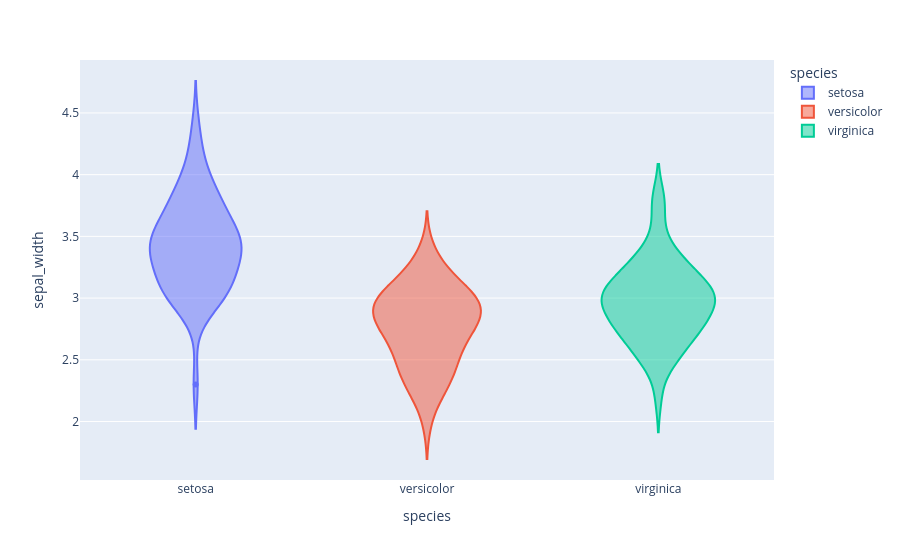

The code cell stored with this chart in its notebook:
### Markdown cell above
## 5. Violen Plot

### Code cell
fig5=px.violin(df,x='species',y='sepal_width',color='species')
fig5.show()

### Figure 1 — Plotly figure (JSON) as saved in the notebook; plotly's stock layout.template omitted (floating-point values rounded to 4 significant figures)
{"data": [{"alignmentgroup": "True", "box": {"visible": false}, "hovertemplate": "species=%{x}<br>sepal_width=%{y}<extra></extra>", "legendgroup": "setosa", "marker": {"color": "#636efa"}, "name": "setosa", "offsetgroup": "setosa", "orientation": "v", "scalegroup": "True", "showlegend": true, "type": "violin", "x": ["setosa", "setosa", "setosa", "setosa", "setosa", "setosa", "setosa", "setosa", "setosa", "setosa", "setosa", "setosa", "setosa", "setosa", "setosa", "setosa", "setosa", "setosa", "setosa", "setosa", "setosa", "setosa", "setosa", "setosa", "setosa", "setosa", "setosa", "setosa", "setosa", "setosa", "setosa", "setosa", "setosa", "setosa", "setosa", "setosa", "setosa", "setosa", "setosa", "setosa", "setosa", "setosa", "setosa", "setosa", "setosa", "setosa", "setosa", "setosa", "setosa", "setosa"], "x0": " ", "xaxis": "x", "y": [3.5, 3.0, 3.2, 3.1, 3.6, 3.9, 3.4, 3.4, 2.9, 3.1, 3.7, 3.4, 3.0, 3.0, 4.0, 4.4, 3.9, 3.5, 3.8, 3.8, 3.4, 3.7, 3.6, 3.3, 3.4, 3.0, 3.4, 3.5, 3.4, 3.2, 3.1, 3.4, 4.1, 4.2, 3.1, 3.2, 3.5, 3.6, 3.0, 3.4, 3.5, 2.3, 3.2, 3.5, 3.8, 3.0, 3.8, 3.2, 3.7, 3.3], "y0": " ", "yaxis": "y"}, {"alignmentgroup": "True", "box": {"visible": false}, "hovertemplate": "species=%{x}<br>sepal_width=%{y}<extra></extra>", "legendgroup": "versicolor", "marker": {"color": "#EF553B"}, "name": "versicolor", "offsetgroup": "versicolor", "orientation": "v", "scalegroup": "True", "showlegend": true, "type": "violin", "x": ["versicolor", "versicolor", "versicolor", "versicolor", "versicolor", "versicolor", "versicolor", "versicolor", "versicolor", "versicolor", "versicolor", "versicolor", "versicolor", "versicolor", "versicolor", "versicolor", "versicolor", "versicolor", "versicolor", "versicolor", "versicolor", "versicolor", "versicolor", "versicolor", "versicolor", "versicolor", "versicolor", "versicolor", "versicolor", "versicolor", "versicolor", "versicolor", "versicolor", "versicolor", "versicolor", "versicolor", "versicolor", "versicolor", "versicolor", "versicolor", "versicolor", "versicolor", "versicolor", "versicolor", "versicolor", "versicolor", "versicolor", "versicolor", "versicolor", "versicolor"], "x0": " ", "xaxis": "x", "y": [3.2, 3.2, 3.1, 2.3, 2.8, 2.8, 3.3, 2.4, 2.9, 2.7, 2.0, 3.0, 2.2, 2.9, 2.9, 3.1, 3.0, 2.7, 2.2, 2.5, 3.2, 2.8, 2.5, 2.8, 2.9, 3.0, 2.8, 3.0, 2.9, 2.6, 2.4, 2.4, 2.7, 2.7, 3.0, 3.4, 3.1, 2.3, 3.0, 2.5, 2.6, 3.0, 2.6, 2.3, 2.7, 3.0, 2.9, 2.9, 2.5, 2.8], "y0": " ", "yaxis": "y"}, {"alignmentgroup": "True", "box": {"visible": false}, "hovertemplate": "species=%{x}<br>sepal_width=%{y}<extra></extra>", "legendgroup": "virginica", "marker": {"color": "#00cc96"}, "name": "virginica", "offsetgroup": "virginica", "orientation": "v", "scalegroup": "True", "showlegend": true, "type": "violin", "x": ["virginica", "virginica", "virginica", "virginica", "virginica", "virginica", "virginica", "virginica", "virginica", "virginica", "virginica", "virginica", "virginica", "virginica", "virginica", "virginica", "virginica", "virginica", "virginica", "virginica", "virginica", "virginica", "virginica", "virginica", "virginica", "virginica", "virginica", "virginica", "virginica", "virginica", "virginica", "virginica", "virginica", "virginica", "virginica", "virginica", "virginica", "virginica", "virginica", "virginica", "virginica", "virginica", "virginica", "virginica", "virginica", "virginica", "virginica", "virginica", "virginica", "virginica"], "x0": " ", "xaxis": "x", "y": [3.3, 2.7, 3.0, 2.9, 3.0, 3.0, 2.5, 2.9, 2.5, 3.6, 3.2, 2.7, 3.0, 2.5, 2.8, 3.2, 3.0, 3.8, 2.6, 2.2, 3.2, 2.8, 2.8, 2.7, 3.3, 3.2, 2.8, 3.0, 2.8, 3.0, 2.8, 3.8, 2.8, 2.8, 2.6, 3.0, 3.4, 3.1, 3.0, 3.1, 3.1, 3.1, 2.7, 3.2, 3.3, 3.0, 2.5, 3.0, 3.4, 3.0], "y0": " ", "yaxis": "y"}], "layout": {"legend": {"title": {"text": "species"}, "tracegroupgap": 0}, "margin": {"t": 60}, "violinmode": "overlay", "xaxis": {"anchor": "y", "categoryarray": ["setosa", "versicolor", "virginica"], "categoryorder": "array", "domain": [0, 1], "title": {"text": "species"}}, "yaxis": {"anchor": "x", "domain": [0, 1], "title": {"text": "sepal_width"}}}}
